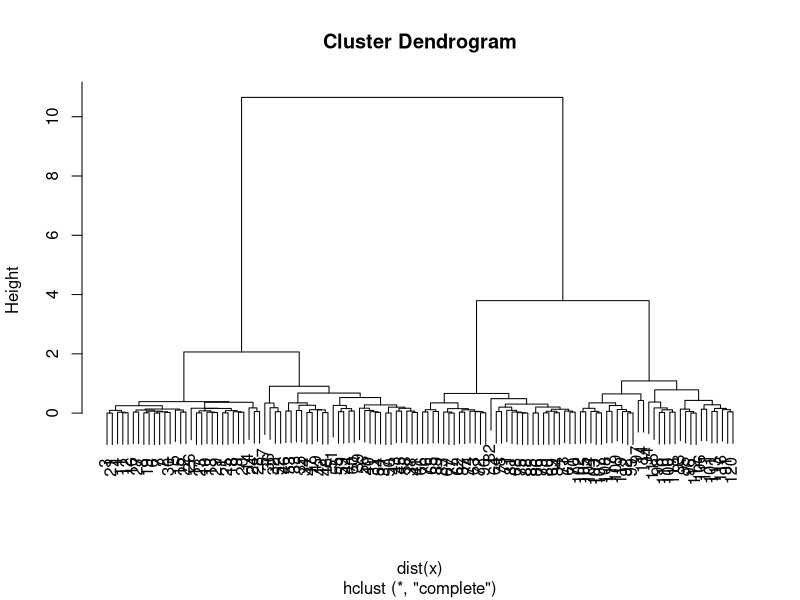

This chart was generated by the following R code: (Note: this script raises an error after producing the figure.)
set.seed(1)
### three-dimensional case
### p = 3 and n = 100
x<-rbind(matrix(rnorm(90,sd=0.1),ncol=3),
         matrix(rnorm(90,mean=1,sd=0.2),ncol=3),
         matrix(rnorm(90,mean=5,sd=0.1),ncol=3),
         matrix(rnorm(90,mean=7,sd=0.2),ncol=3))

x <- x[,-3]

set.seed(8)
x.miss <- x
x.miss[sample(1:(1*120),20),1] <- NA
x <- x.miss

plot((hclust(dist(x))))

hcluster <- hclust(dist(x,method="euclidean"),method = "complete")

# defining some clusters
mycl <- cutree(hcluster, k=2:10)

res <- NbClust(x, distance = "euclidean", min.nc=2, max.nc=8, 
             method = "complete", index = "ch")
res$All.index
res$Best.nc
res$Best.partition

ch.index <- function(x, cl) {
  n <- length(cl)
  k <- max(cl)
  centers <- matrix(nrow = k, ncol = ncol(x))
  for (i in 1:k) {
    if (ncol(x) == 1) {
      centers[i, ] <- mean(x[cl == i, ])
    }
    if (is.null(dim(x[cl == i, ]))) {
      bb <- matrix(x[cl == i, ], byrow = FALSE, nrow = 1, 
                   ncol = ncol(x))
      centers[i, ] <- apply(bb, 2, mean)
    }
    else {
      centers[i, ] <- apply(x[cl == i, ], 2, mean,na.rm=TRUE) ### mean for cluster i
    }
  }
  allmean <- apply(x, 2, mean,na.rm=TRUE) ### overall mean
  dmean <- sweep(x, 2, allmean, "-")
  ## dmean2 <- t(t(x) - allmean)
  ## dmean2 == dmean
  allmeandist <- sum(dmean^2,na.rm=TRUE) ## total sum of squares
  withins <- rep(0, k)
  x.2 <- (x - centers[cl, ])^2
  for (i in 1:k) {
    withins[i] <- sum(x.2[cl == i, ],na.rm=TRUE)
  }
  wgss <- sum(withins)
  bgss <- allmeandist - wgss
  
  ### calculating bgss ## between cluster variation
  bgss_star <- 0
  for(i in 1:k){
    bgss_star <- bgss_star + (sum(cl==i)*((sum((centers[i,] - allmean)^2,na.rm=TRUE))))
  }
  
  ### bgss_star is the same as bgss if there's no missing data!
  
  ch <- (bgss/(k-1))/(wgss/(n-k))
  
  results <- ch
  return(results)
}


indices <- apply(mycl,2,ch.index,x=x)
plot(2:10,indices)


